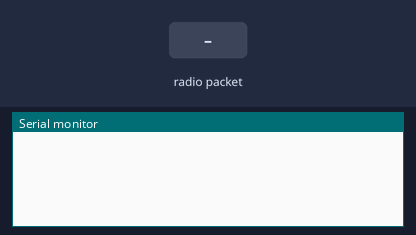
The sketch below on a simulated Arduino Uno, built with avr-gcc and run on an emulated ATmega328P. Shown: the last lines printed to the serial monitor. The test bench sets the inputs (shaded band). No radio packets arrive unless stated.

Above: at 1.2 s.
1.3 s: radio packet "-" arrives
At 2.0 s:
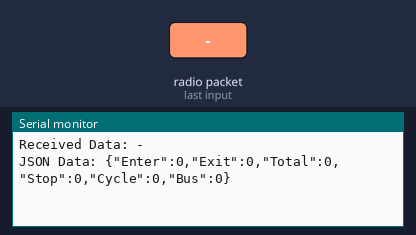
2.8 s: radio packet "5" arrives
At 3.2 s:
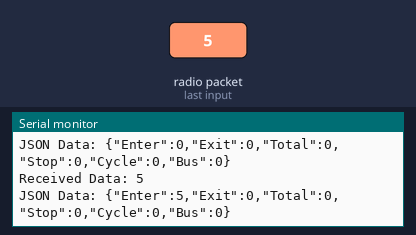

The sketch:

Receiver.ino
```cpp
#include <ArduinoJson.h>
#include <SPI.h>
#include <RF24.h>

#define CE_PIN 9
#define CSN_PIN 10

RF24 radio(CE_PIN, CSN_PIN);

void setup() {
  Serial.begin(9600);
  radio.begin();
  radio.startListening();
  radio.openReadingPipe(1, 0xF0F0F0E1E1LL);
}

void loop() {
  char receivedData[13] = "";

  if (radio.available()) {
    radio.read(&receivedData, sizeof(receivedData));

    Serial.println("Received Data: " + String(receivedData));
    String data = String(receivedData);

    int enter = data.substring(0, 2).toInt();
    int exit = data.substring(2, 4).toInt();

    int totalNum = 0;
    String sign = data.substring(4, 5);
    if (sign == "-"){
      totalNum -= data.substring(5, 7).toInt();
    } else {
      totalNum += data.substring(5, 7).toInt();
    }
    int numStop = data.substring(7, 9).toInt();
    int numCycle = data.substring(9, 10).toInt();
    int numBus = data.substring(10, 12).toInt();

    // Create a JSON object
    StaticJsonDocument<128> doc;
    doc["Enter"] = enter;
    doc["Exit"] = exit;
    doc["Total"] = totalNum;
    doc["Stop"] = numStop;
    doc["Cycle"] = numCycle;
    doc["Bus"] = numBus;

    // Serialize the JSON object to a string
    String jsonString;
    serializeJson(doc, jsonString);

    Serial.println("JSON Data: " + jsonString);
  }
}
```

Measured:
- after the input at 1.3 s, the serial monitor: prints a new line at once (image 1)
- after the input at 2.8 s, the serial monitor: prints a new line at once (image 2)
